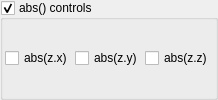
    <widget class="MyGroupBox" name="groupCheck_transf_function_enabled_false">
     <property name="toolTip">
      <string/>
     </property>
     <property name="title">
      <string>abs() controls</string>
     </property>
     <property name="checkable">
      <bool>true</bool>
     </property>
     <layout class="QVBoxLayout" name="verticalLayout_3">
      <property name="spacing">
       <number>2</number>
      </property>
      <property name="leftMargin">
       <number>2</number>
      </property>
      <property name="topMargin">
       <number>2</number>
      </property>
      <property name="rightMargin">
       <number>2</number>
      </property>
      <property name="bottomMargin">
       <number>2</number>
      </property>
      <item>
       <layout class="QHBoxLayout" name="horizontalLayout_20" stretch="0,0,0">
        <item>
         <widget class="MyCheckBox" name="checkBox_transf_function_enabledAx_false">
          <property name="text">
           <string notr="true">abs(z.x)</string>
          </property>
         </widget>
        </item>
        <item>
         <widget class="MyCheckBox" name="checkBox_transf_function_enabledAy_false">
          <property name="text">
           <string notr="true">abs(z.y)</string>
          </property>
         </widget>
        </item>
        <item>
         <widget class="MyCheckBox" name="checkBox_transf_function_enabledAz_false">
          <property name="text">
           <string notr="true">abs(z.z)</string>
          </property>
         </widget>
        </item>
       </layout>
      </item>
     </layout>
    </widget>
